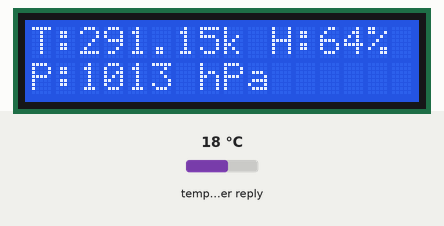
The sketch below on a simulated ESP32. On the bench: 16×2 character LCD. The test bench sets the inputs (shaded band); at power-on: temperature in the weather reply 18 °C. WiFi joins after 1.5 s; servers stay silent unless stated; web services answer with replies made up by the test bench; what the sketch prints to the serial monitor is not drawn.

Above: at 10.9 s.
11.0 s: temperature in the weather reply set to -14 °C
At 21.8 s:
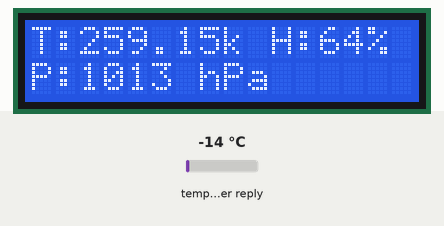
22.1 s: temperature in the weather reply set to -1 °C
At 31.5 s:
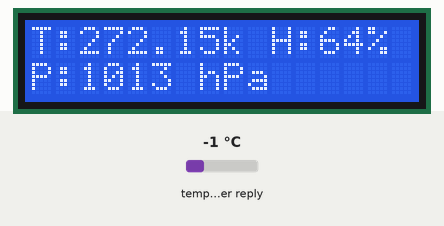
42.6 s: temperature in the weather reply set to 14 °C
At 51.9 s:
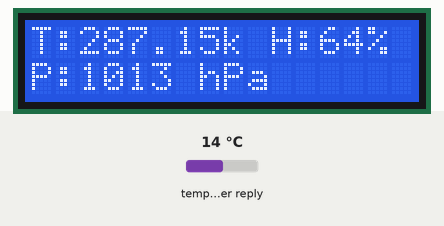
Timing chart, 0 to 53.4 s (numbered marks = the images above; inputs shaded):
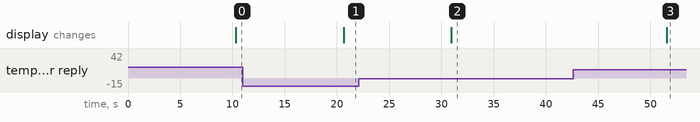

Measured:
- after the input at 11.0 s, the display: changes after 9.6 s (image 1)
- after the input at 22.1 s, the display: changes after 8.8 s (image 2)
- after the input at 42.6 s, the display: changes after 9.0 s (image 3)

The sketch:

ESP32-OpenWeather.ino
```cpp
//import all required libraries
#include <WiFi.h>
#include <HTTPClient.h>
#include <Arduino_JSON.h>
//Import i2C LCD libraries
#include <LiquidCrystal_I2C.h>
int lcdColumns = 16;
int lcdRows = 2;
// set LCD address, number of columns and rows
// if you don't know your display address, run an I2C scanner sketch
LiquidCrystal_I2C lcd(0x27, lcdColumns, lcdRows);
const char* ssid = "xxxxxx";
const char* password = "xxxxxx";
//Define API ke
String openWeatherMapApiKey = "191673ed63f3a3efxxxxxx";

String city = "xxxxx"; //specify your city
String countryCode = "xxxx"; //specify your country code

unsigned long last_time = 0;
unsigned long timer_delay = 10000;

String jsonBuffer;

void setup() {
  Serial.begin(115200);
  // initialize LCD
  lcd.init();
  // turn on LCD backlight
  lcd.backlight();
  WiFi.begin(ssid, password);
  Serial.println("Connecting to WIFI...");
  while (WiFi.status() != WL_CONNECTED) {
    delay(500);
    Serial.print(".");
  }
  Serial.println("");
  Serial.print("IP Address: ");
  Serial.println(WiFi.localIP());

  Serial.println("First set of readings will appear after 10 seconds");
}

void loop() {
  // Send an HTTP GET request
  if ((millis() - last_time) > timer_delay) {
    // Check WiFi connection status
    if (WiFi.status() == WL_CONNECTED) {
      String serverPath = "http://api.openweathermap.org/data/2.5/weather?q=" + city + "," + countryCode + "&APPID=" + openWeatherMapApiKey;

      jsonBuffer = httpGETRequest(serverPath.c_str());
      Serial.println(jsonBuffer);
      JSONVar myObject = JSON.parse(jsonBuffer);

      // JSON.typeof(jsonVar) can be used to get the type of the var
      if (JSON.typeof(myObject) == "undefined") {
        Serial.println("Parsing input failed!");
        return;
      }
      Serial.print("JSON object = ");
      Serial.println(myObject);
      Serial.print("Temperature: ");
      Serial.println(myObject["main"]["temp"]);// Reading in kelvin
      Serial.print("Pressure: ");
      Serial.println(myObject["main"]["pressure"]);
      Serial.print("Humidity: ");
      Serial.println(myObject["main"]["humidity"]);
      Serial.print("Wind Speed: ");
      Serial.println(myObject["wind"]["speed"]);
      lcd.clear();                            //LCD Printing Temperature
      lcd.print("T:");
      lcd.print(myObject["main"]["temp"]);
      lcd.print("k");
      lcd.print(" ");
      lcd.print("H:");                       //LCD Printing Humidity
      lcd.print(myObject["main"]["humidity"]);
      lcd.print("%");
      lcd.setCursor(0, 1);                    //Printing Pressure
      lcd.print("P:");
      lcd.print(myObject["main"]["pressure"]);
      lcd.print(" hPa");
    }
    else {
      Serial.println("WiFi Disconnected");
    }
    last_time = millis();
  }
}

String httpGETRequest(const char* serverName) {
  WiFiClient client;
  HTTPClient http;

  // Your Domain name with URL path or IP address with path
  http.begin(client, serverName);

  // Send HTTP POST request
  int httpResponseCode = http.GET();

  String payload = "{}";

  if (httpResponseCode > 0) {
    Serial.print("HTTP Response code: ");
    Serial.println(httpResponseCode);
    payload = http.getString();
  }
  else {
    Serial.print("Error code: ");
    Serial.println(httpResponseCode);
  }
  // Free resources
  http.end();

  return payload;
}
```
